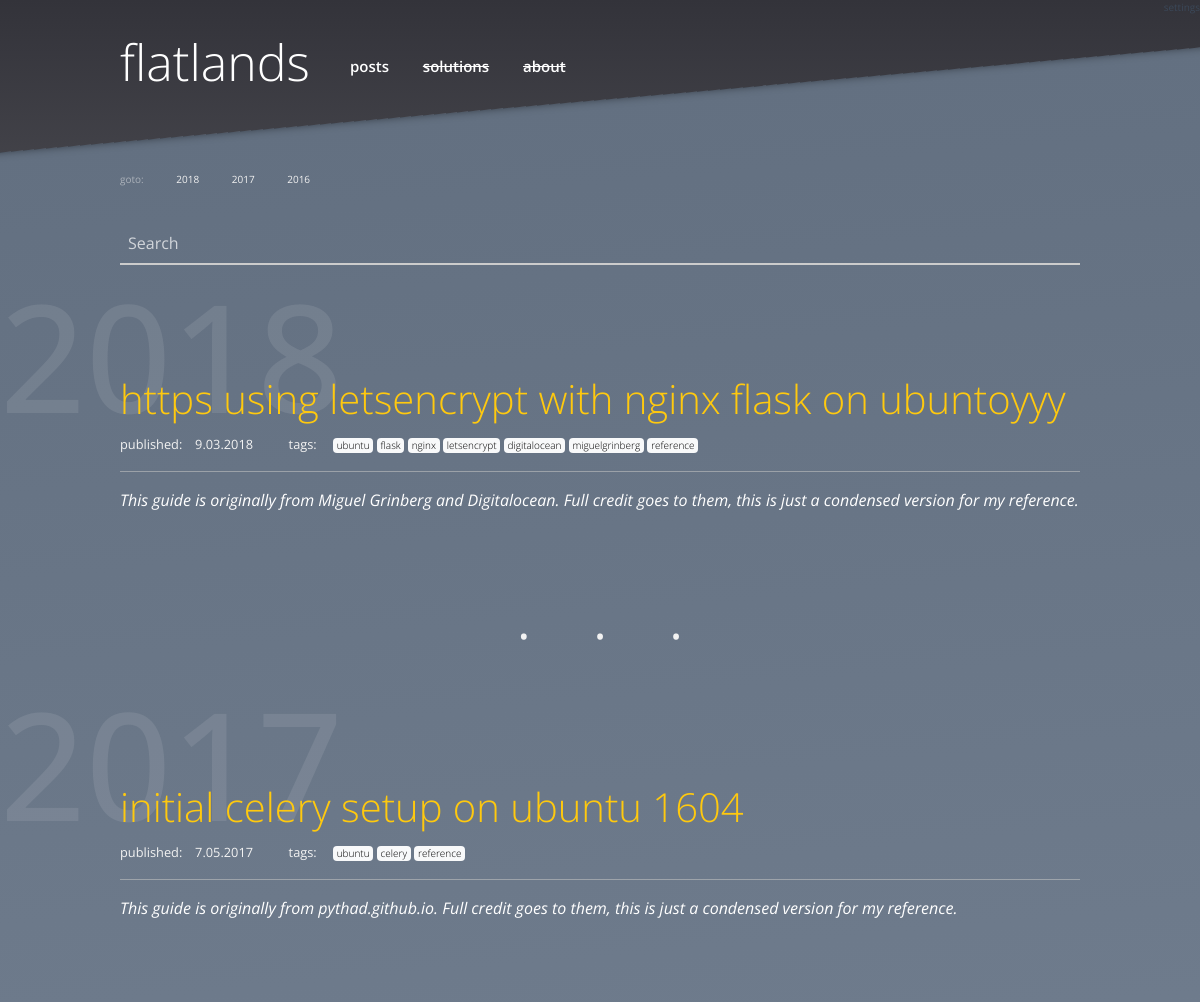
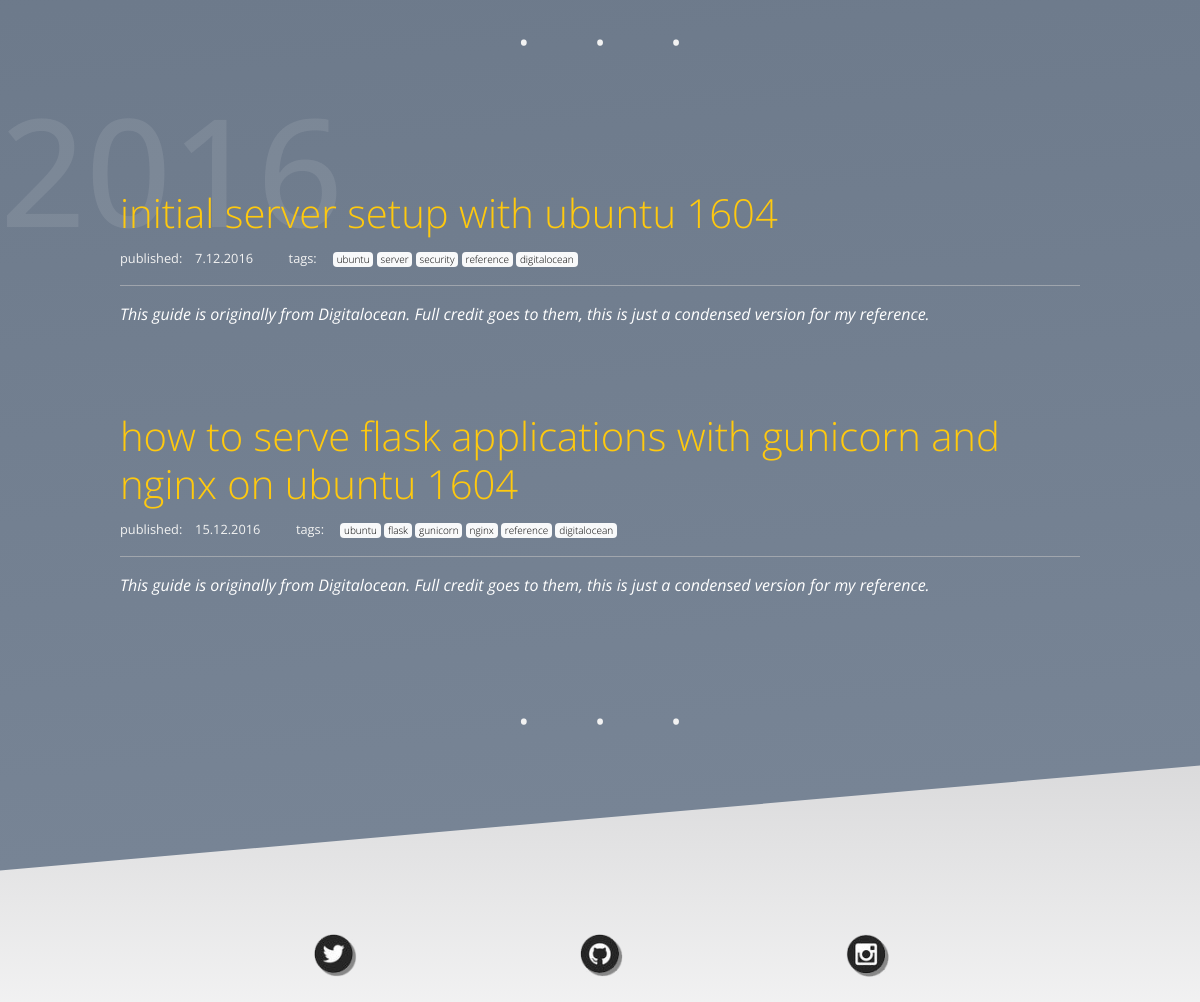
Page /tag/ubuntu on the committed database (2 pictures, top to bottom).
### modules/models.py (models this page shows, shortened)
class Post(db.Model):
    id = db.Column(db.Integer, primary_key=True)
    title = db.Column(db.String())
    author = db.Column(db.String())
    tags = db.Column(db.String())
    strap = db.Column(db.String())
    content = db.Column(db.String())
    pub_date = db.Column(db.String())
    published = db.Column(db.Boolean, default=False)

### app.py (the view)
@app.route('/tag/<tag>')
def tag(tag):
    all_posts = modules.database.Post().all()
    posts = modules.database.Post().query_tags(str(tag))
    years = modules.database.Post().years_from_posts(posts)
    return render_template('tag.html', posts=posts, years=years)

### modules/database.py (called while the page is built)
    def _retrive_posts(self):
        return modules.models.Post.query.all()

    def to_json(self, results):
        result = {}
        item = {}
        count = 1
        for row in results:
            for k, v in row.__dict__.items():
                if not k.startswith('_') and k != 'id':
                    item[k] = v
            result[count] = item
            count += 1
            item = {}
        return result

    def all(self):
        return self.to_json(self._retrive_posts())

    def years_from_posts(self, posts):
        years = []
        for code, data in posts.items():
            day, month, year = data['pub_date'].split('.')
            years.append(year)
        return sorted(list(set(years)), reverse=True)

    def query_tags(self, tag):
        output = {}
        for code, data in self.to_json(self._retrive_posts()).items():
            if tag in data['tags'].split(' '):
                output[code] = data
        return output

### templates/tag.html
{% extends "base.html" %}
{% block content %}
{% include 'post_nav.html' %}
{% for year in years %}
    <a name="{{ year }}">
        <div class="section-head">
            <h4>{{ year }}</h4>
        </div>
    </a>
    {% for code, data in posts.items()|reverse %}
        {% if data.pub_date.endswith(year) and data.published != False %}
            <div class="blog-post">
                <h4><a href="/post/{{ data.title|replace(" ", "-") }}">{{data.title}}</a></h4>
                <small>
                    published:&emsp;{{data.pub_date}} &emsp; &emsp;
                    tags:&emsp;
                        {% for tag in data.tags.split(' ') %}
                        <span class="badge badge-light"><a style="color:black;font-size:10px;" href="/tag/{{tag}}">{{tag}}</a></span>
                        {% endfor %}
                    </small>
                    <hr style="background-color:rgba(242, 242, 242, .5);">
                <div class="blog-post-strap">{{data.strap}}</div>
            </div>
            <p style="height:30px;"></p>
        {% endif %}
    {% endfor %}
    <div style="color: rgb(242, 242, 242); text-align: center; word-spacing: 50px; font-size: 50px;">· · ·</div>
{% endfor %}
{% endblock %}

### static/css/main.css (style rules this page uses)
body { margin: 0; font-family: 'Open Sans', sans-serif; background: linear-gradient(rgb(51, 51, 58), white); }
.section-head { height:110px; }
.section-head h4 { font-size: 150px; color:rgba(242, 242, 242, .1); }
.blog-post { position:relative; padding-left: 10%; padding-right: 10%; padding-bottom: 40px; }
.blog-post small { color: rgb(242, 242, 242); }
.blog-post small a { color: rgb(242, 242, 242); }
.blog-post-strap { color: white; font-style: italic; }
.blog-post a { font-size: 40px; font-weight: 300; color: rgb(255, 201, 14); text-decoration: none; }
::placeholder { color:white; opacity: .7; }

### rows in the picture
Post: title "https using letsencrypt with nginx flask on ubuntoyyy", pub_date "9.03.2018", strap "This guide is originally from Miguel Grinberg and Digitalocean. Full credit goes to them, this is just a condensed version for my reference."
Post: title "initial celery setup on ubuntu 1604", pub_date "7.05.2017", strap "This guide is originally from pythad.github.io. Full credit goes to them, this is just a condensed version for my reference."
Post: title "initial server setup with ubuntu 1604", pub_date "7.12.2016", strap "This guide is originally from Digitalocean. Full credit goes to them, this is just a condensed version for my reference."
Post: title "how to serve flask applications with gunicorn and nginx on ubuntu 1604", pub_date "15.12.2016", strap "This guide is originally from Digitalocean. Full credit goes to them, this is just a condensed version for my reference."

### other values in the picture
{{ year }} "2018" "2017" "2016"
{{ tag }} "ubuntu" "flask" "nginx" "letsencrypt" "digitalocean" "miguelgrinberg" "reference" "ubuntu" "celery" "reference" "ubuntu" "server" "security" "reference" "digitalocean" "ubuntu" "flask" "gunicorn" "nginx" "reference" "digitalocean"
